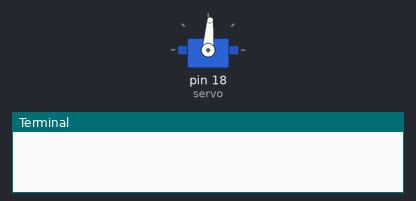
Simulated run of this program. Board: Raspberry Pi (header pin numbers). On the bench: servo, the last lines printed to the terminal. No MQTT or app messages arrive unless stated; servo angles are drawn from the pulse width (0.5 ms = 0°, 2.5 ms = 180°).

Above: at 1.35 s.
At 4.05 s:
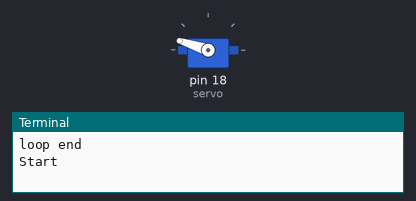
At 6.0 s:
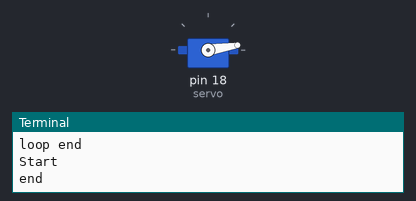
Timing chart, 0 to 7.5 s (numbered marks = the images above):
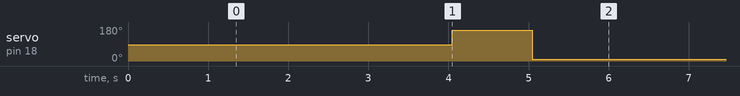

The program:

Car_Parking_Final_servo.py
```python
#!/usr/bin/python
from gpiozero import AngularServo #for servo
from time import sleep #for servo
import time
import RPi.GPIO as GPIO
import time
import os,sys
from urllib.parse import urlparse
import paho.mqtt.client as paho
GPIO.setmode(GPIO.BOARD)
GPIO.setwarnings(False)

#GPIO.setup(12, GPIO.OUT)


'''
define pin for lcd
'''
# Timing constants
E_PULSE = 0.0005
E_DELAY = 0.0005
delay = 1


# Define GPIO to LCD mapping
LCD_RS = 7
LCD_E  = 11
LCD_D4 = 15
LCD_D5 = 13
LCD_D6 = 15
LCD_D7 = 10   #initial value pin 16
slot1_Sensor = 29
slot2_Sensor = 31
slot3_Sensor = 36  #new change
slot4_Sensor = 35  #new change
parking_Sensor_in = 16  #new change sensor for gate in
parking_Sensor_out = 24 # new change sensor for gate out


GPIO.setup(12, GPIO.OUT)
GPIO.setup(LCD_E, GPIO.OUT)  # E
GPIO.setup(LCD_RS, GPIO.OUT) # RS
GPIO.setup(LCD_D4, GPIO.OUT) # DB4
GPIO.setup(LCD_D5, GPIO.OUT) # DB5
GPIO.setup(LCD_D6, GPIO.OUT) # DB6
GPIO.setup(LCD_D7, GPIO.OUT) # DB7
GPIO.setup(slot1_Sensor, GPIO.IN)
GPIO.setup(slot2_Sensor, GPIO.IN)
GPIO.setup(slot3_Sensor, GPIO.IN) #new change
GPIO.setup(slot4_Sensor, GPIO.IN) #new change
GPIO.setup(parking_Sensor_in, GPIO.IN) #new change gate sensor
GPIO.setup(parking_Sensor_out, GPIO.IN) #new change gate sensor
# Define some device constants
LCD_WIDTH = 16    # Maximum characters per line
LCD_CHR = True
LCD_CMD = False
LCD_LINE_1 = 0x80 # LCD RAM address for the 1st line
LCD_LINE_2 = 0xC0 # LCD RAM address for the 2nd line
LCD_LINE_3 = 0x90# LCD RAM address for the 3nd line
LCD_LINE_4 = 0x40# LCD RAM address for the 3nd line #TEST FEATURE

servo = AngularServo(18, min_pulse_width=0.0006, max_pulse_width=0.0023)# servo

pwm=GPIO.PWM(12, 50)
pwm.start(0)


def on_connect(self, mosq, obj, rc):
        self.subscribe("Fan", 0)

def on_publish(mosq, obj, mid):
    print("mid: " + str(mid))

mqttc = paho.Client()                        # object declaration
# Assign event callbacks
mqttc.on_connect = on_connect
mqttc.on_publish = on_publish

url_str = os.environ.get('CLOUDMQTT_URL', 'tcp://test.mosquitto.org:1883')
url = urlparse(url_str)
mqttc.connect(url.hostname, url.port)

'''
Function Name :lcd_init()
Function Description : this function is used to initialized lcd by sending the different commands
'''
def lcd_init():
  # Initialise display
  lcd_byte(0x33,LCD_CMD) # 110011 Initialise
  lcd_byte(0x32,LCD_CMD) # 110010 Initialise
  lcd_byte(0x06,LCD_CMD) # 000110 Cursor move direction
  lcd_byte(0x0C,LCD_CMD) # 001100 Display On,Cursor Off, Blink Off
  lcd_byte(0x28,LCD_CMD) # 101000 Data length, number of lines, font size
  lcd_byte(0x01,LCD_CMD) # 000001 Clear display
  time.sleep(E_DELAY)
'''
Function Name :lcd_byte(bits ,mode)
Fuction Name :the main purpose of this function to convert the byte data into bit and send to lcd port
'''
def lcd_byte(bits, mode):
  # Send byte to data pins
  # bits = data
  # mode = True  for character
  #        False for command

  GPIO.output(LCD_RS, mode) # RS

  # High bits
  GPIO.output(LCD_D4, False)
  GPIO.output(LCD_D5, False)
  GPIO.output(LCD_D6, False)
  GPIO.output(LCD_D7, False)
  if bits&0x10==0x10:
    GPIO.output(LCD_D4, True)
  if bits&0x20==0x20:
    GPIO.output(LCD_D5, True)
  if bits&0x40==0x40:
    GPIO.output(LCD_D6, True)
  if bits&0x80==0x80:
    GPIO.output(LCD_D7, True)

  # Toggle 'Enable' pin
  lcd_toggle_enable()

  # Low bits
  GPIO.output(LCD_D4, False)
  GPIO.output(LCD_D5, False)
  GPIO.output(LCD_D6, False)
  GPIO.output(LCD_D7, False)
  if bits&0x01==0x01:
    GPIO.output(LCD_D4, True)
  if bits&0x02==0x02:
    GPIO.output(LCD_D5, True)
  if bits&0x04==0x04:
    GPIO.output(LCD_D6, True)
  if bits&0x08==0x08:
    GPIO.output(LCD_D7, True)

  # Toggle 'Enable' pin
  lcd_toggle_enable()
'''
Function Name : lcd_toggle_enable()
Function Description:basically this is used to toggle Enable pin
'''
def lcd_toggle_enable():
  # Toggle enable
  time.sleep(E_DELAY)
  GPIO.output(LCD_E, True)
  time.sleep(E_PULSE)
  GPIO.output(LCD_E, False)
  time.sleep(E_DELAY)
'''
Function Name :lcd_string(message,line)
Function  Description :print the data on lcd
'''
def lcd_string(message,line):
  # Send string to display

  message = message.ljust(LCD_WIDTH," ")

  lcd_byte(line, LCD_CMD)

  for i in range(LCD_WIDTH):
    lcd_byte(ord(message[i]),LCD_CHR)

def SetAngle(angle):
	duty = angle / 18 + 2
	GPIO.output(12, True)
	pwm.ChangeDutyCycle(duty)
	sleep(1)
	GPIO.output(12, False)
	pwm.ChangeDutyCycle(0)


lcd_init()
lcd_string("welcome ",LCD_LINE_1)
time.sleep(0.5)
lcd_string("Car Parking ",LCD_LINE_1)
lcd_string("System ",LCD_LINE_2)
time.sleep(0.5)
lcd_byte(0x01,LCD_CMD) # 000001 Clear display
# Define delay between readings
delay = 5

while 1:

  # Print out results
  rc = mqttc.loop()
  slot1_status = GPIO.input(slot1_Sensor)
  time.sleep(0.2)
  slot2_status = GPIO.input(slot2_Sensor)
  time.sleep(0.2)
  slot3_status = GPIO.input(slot3_Sensor) #new change
  time.sleep(0.2)
  slot4_status = GPIO.input(slot4_Sensor) #new change
  time.sleep(0.2)
  slot4_status = GPIO.input(parking_Sensor_in) #new change
  time.sleep(0.2)
  slot4_status = GPIO.input(parking_Sensor_out) #new change
  time.sleep(0.2)

  if (slot1_status == False):
   lcd_string("Slot1 Parked  ",LCD_LINE_1)
   mqttc.publish("slot1","1")
   time.sleep(0.2)
  else:
    lcd_string("Slot1 Free  ",LCD_LINE_1)
    mqttc.publish("slot1","0")
    time.sleep(0.2)

  if (slot2_status == False):
   lcd_string("Slot2 Parked  ",LCD_LINE_2)
   mqttc.publish("slot2","1")
   time.sleep(0.2)
  else:
    lcd_string("Slot2 Free  ",LCD_LINE_2)
    mqttc.publish("slot2","0")
    time.sleep(0.2)

  if (slot3_status == False):
   lcd_string("Slot3 Parked  ",LCD_LINE_3)
   mqttc.publish("slot3","1")
   time.sleep(0.2)
  else:
    lcd_string("Slot3 Free  ",LCD_LINE_3)
    mqttc.publish("slot3","0")
    time.sleep(0.2)

  if (slot4_status == False):
   lcd_string("Slot4 Parked  ",LCD_LINE_4)
   mqttc.publish("slot4","1")
   time.sleep(0.2)
  else:
    lcd_string("Slot4 Free  ",LCD_LINE_4)
    mqttc.publish("slot4","0")
    time.sleep(0.2)
         # for servo
  if (parking_Sensor_out == False):
   lcd_string("Open",LCD_LINE_4)
   mqttc.publish("slot5","1")
   time.sleep(0.2)
  else:
    lcd_string("Close",LCD_LINE_4)
    mqttc.publish("slot5","0")
    time.sleep(0.2)

  if (parking_Sensor_in == False):
   lcd_string("Open",LCD_LINE_4)
   mqttc.publish("slot6","1")
   time.sleep(0.2)
  else:
    lcd_string("Close",LCD_LINE_4)
    mqttc.publish("slot6","0")
    time.sleep(0.2)
    print ("loop end")

    print ("Start")

    servo.angle = 90
    sleep(1)
    #servo.angle = 0
    #sleep(2)
    servo.angle = -90
    print ("end")
    sleep(1)
```

Measured:
- by itself, servo on pin 18 (servo): alternates 162° for 1.0 s and 9° for 3.7 s
